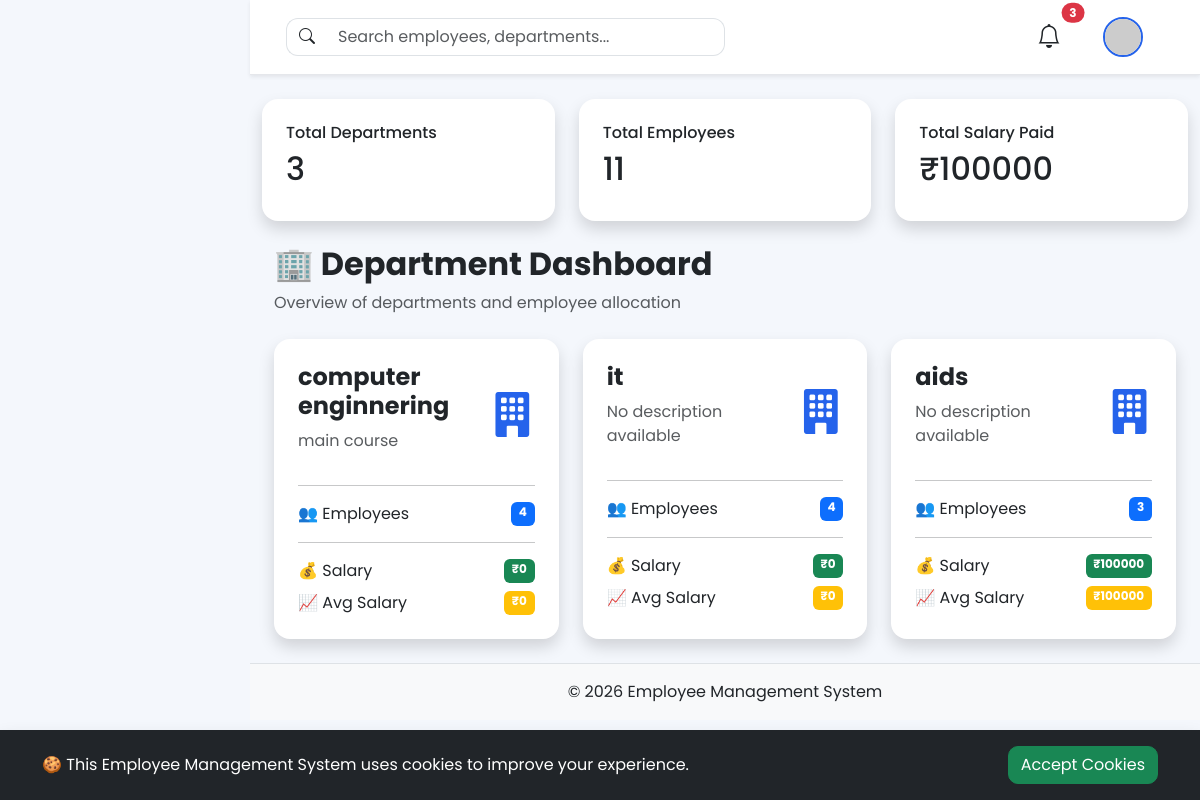
Screenshot of /departments/dashboard/ with the database file from the repository.
### departments/models.py (models this page shows, shortened)
class Department(models.Model):
    department_name = models.CharField(
        max_length=100,
        unique=True,
        db_index=True
    )
    manager_name = models.CharField(
        max_length=100
    )
    location = models.CharField(
        max_length=100
    )
    description = models.TextField(
        blank=True
    )
    created_at = models.DateTimeField(
        auto_now_add=True
    )
    updated_at = models.DateTimeField(
        auto_now=True
    )
    class Meta:
        ordering = ["department_name"]
        indexes = [
            models.Index(fields=["department_name"]),
            models.Index(fields=["location"]),
        ]

### departments/views.py (the view)
def department_dashboard(request):
    departments = Department.objects.annotate(
        employee_count=Count(
            "employees"
        ),
        total_salary=Sum(
            "employees__salary_records__basic_salary"
        ),
        average_salary=Avg(
            "employees__salary_records__basic_salary"
        )
    )
    total_departments = Department.objects.count()
    total_employees = Employee.objects.count()
    total_salary = Salary.objects.aggregate(
        total=Sum("basic_salary")
    )
    context = {
        "departments": departments,
        "total_departments": total_departments,
        "total_employees": total_employees,
        "total_salary":
            total_salary["total"] or 0,
    }
    return render(
        request,
        "departments/dashboard.html",
        context
    )

### templates/departments/dashboard.html (shortened to what this page needs)
{% extends "base.html" %}
{% block content %}
<div class="row g-4 mb-4">
<div class="col-md-4">
<div class="card shadow border-0 rounded-4 p-4">
<h6>Total Departments</h6>
<h2>
{{ total_departments }}
</h2>
</div>
</div>
<div class="col-md-4">
<div class="card shadow border-0 rounded-4 p-4">
<h6>Total Employees</h6>
<h2>
{{ total_employees }}
</h2>
</div>
</div>
<div class="col-md-4">
<div class="card shadow border-0 rounded-4 p-4">
<h6>Total Salary Paid</h6>
<h2>
₹{{ total_salary }}
</h2>
</div>
</div>
</div>
<div class="container-fluid">
<div class="mb-4">
<h2 class="fw-bold">
🏢 Department Dashboard
</h2>
<p class="text-muted">
Overview of departments and employee allocation
</p>
</div>
<div class="row g-4">
{% for dept in departments %}
<div class="col-lg-4 col-md-6">
<div class="card shadow border-0 rounded-4 h-100">
<div class="card-body p-4">
<div class="d-flex justify-content-between align-items-center">
<div>
<h4 class="fw-bold">
{{ dept.department_name }}
</h4>
<p class="text-muted">
{{ dept.description|default:"No description available" }}
</p>
</div>
<i class="bi bi-building-fill dashboard-icon"></i>
</div>
<hr>
<div class="d-flex justify-content-between">
<span>
👥 Employees
</span>
<span class="badge bg-primary">
{{ dept.employee_count }}
</span>
</div>
<hr>
<div class="d-flex justify-content-between">
    <span>
        💰 Salary
    </span>
    <span class="badge bg-success">
        ₹{{ dept.total_salary|default:0 }}
    </span>
</div>
<div class="d-flex justify-content-between mt-2">
    <span>
        📈 Avg Salary
    </span>
    <span class="badge bg-warning">
        ₹{{ dept.average_salary|floatformat:0|default:0 }}
    </span>
</div>
</div>
</div>
</div>
{% empty %}
<div class="col-12">
<div class="alert alert-info text-center">
No Departments Found
</div>
</div>
{% endfor %}
</div>
</div>
{% endblock %}

### static/css/style.css (style rules this page uses)
* { margin:0; padding:0; box-sizing:border-box; }
body { font-family:'Poppins',sans-serif; background:#f4f7fc; }
.card { border:none; border-radius:16px; box-shadow:0 10px 30px rgba(0,0,0,.08); }
.dashboard-icon { font-size:45px; color:#2563eb; }

### rows the page displays
Department: department_name "computer enginnering", description "main course", employee_count "4", total_salary "0", average_salary "0"
Department: department_name "it", description "No description available", employee_count "4", total_salary "0", average_salary "0"
Department: department_name "aids", description "No description available", employee_count "3", total_salary "100000", average_salary "100000"

### other values shown
{{ total_departments }} "3"
{{ total_employees }} "11"
{{ total_salary }} "100000"
